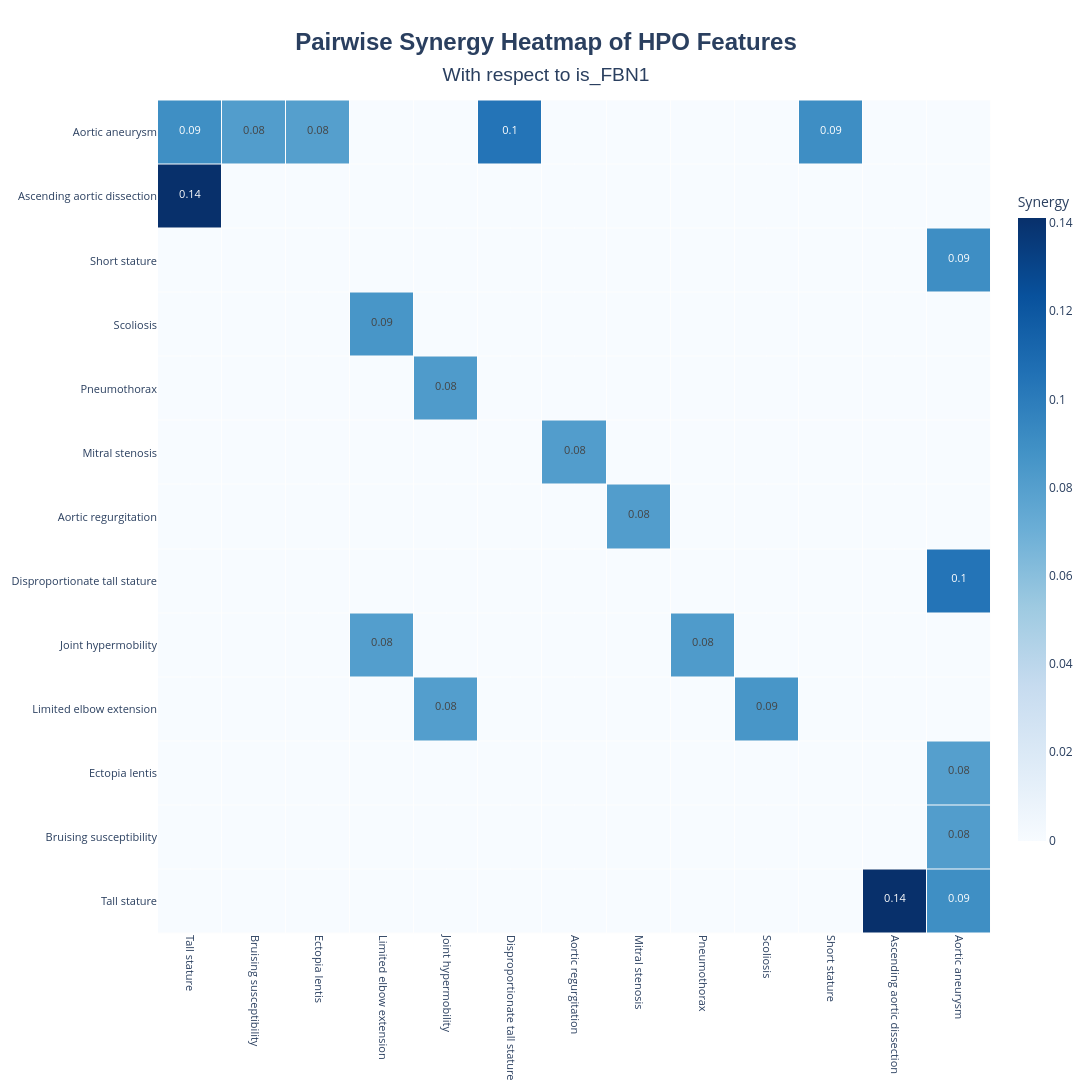

The code cell stored with this chart in its notebook:
### Code cell
# Plot synergy heatmap
synergy_analyzer_all.plot_synergy_heatmap(
    synergy_threshold=0.08,
    alpha=0.05,
    corrected_alpha=0.1,
    target_name='is_FBN1'
)

### Figure 1 — Plotly figure (JSON) as saved in the notebook; plotly's stock layout.template omitted (floating-point values rounded to 4 significant figures; data arrays with more than 128 entries replaced by an {"elided": "..."} marker saying what was removed)
{"data": [{"colorbar": {"len": 0.8, "thickness": 28, "title": {"text": "Synergy"}}, "colorscale": [[0, "rgb(247,251,255)"], [0.125, "rgb(222,235,247)"], [0.25, "rgb(198,219,239)"], [0.375, "rgb(158,202,225)"], [0.5, "rgb(107,174,214)"], [0.625, "rgb(66,146,198)"], [0.75, "rgb(33,113,181)"], [0.875, "rgb(8,81,156)"], [1, "rgb(8,48,107)"]], "hoverinfo": "text", "hovertext": {"elided": "13x13 str values"}, "text": {"elided": "13x13 str values"}, "texttemplate": "<span style='font-size:11px'>%{text}</span>", "type": "heatmap", "x": ["Tall stature", "Bruising susceptibility", "Ectopia lentis", "Limited elbow extension", "Joint hypermobility", "Disproportionate tall stature", "Aortic regurgitation", "Mitral stenosis", "Pneumothorax", "Scoliosis", "Short stature", "Ascending aortic dissection", "Aortic aneurysm"], "xgap": 1, "y": ["Tall stature", "Bruising susceptibility", "Ectopia lentis", "Limited elbow extension", "Joint hypermobility", "Disproportionate tall stature", "Aortic regurgitation", "Mitral stenosis", "Pneumothorax", "Scoliosis", "Short stature", "Ascending aortic dissection", "Aortic aneurysm"], "ygap": 1, "z": {"elided": "13x13 float values"}, "zmax": 0.1412, "zmid": 0, "zmin": 0}], "layout": {"height": 1159, "plot_bgcolor": "rgba(240,240,240,0.1)", "title": {"font": {"family": "Arial", "size": 24}, "text": "<b>Pairwise Synergy Heatmap of HPO Features</b><br><span style='font-size:0.8em'>With respect to is_FBN1</span>", "x": 0.5, "xanchor": "center", "yanchor": "top"}, "width": 1159, "xaxis": {"tickangle": 90, "tickfont": {"size": 11}}, "yaxis": {"scaleanchor": "x", "scaleratio": 1, "tickfont": {"size": 11}}}}
